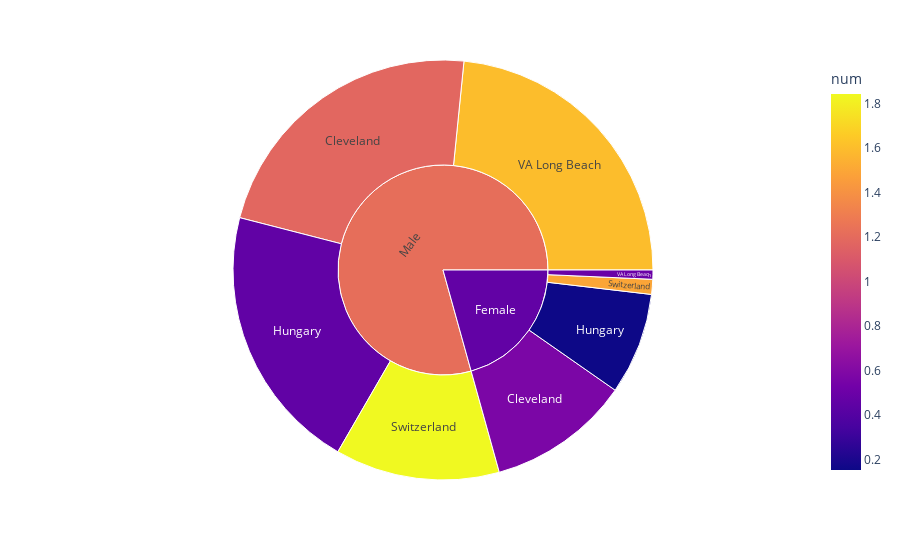

The notebook cell saved with this chart:
### Code cell
# create sunburst plot on titanic dataset
fig = px.sunburst(df,
                  path=['sex','dataset'],
                  values='age' , color='num')
# Show the plot
fig.show()

### Figure 1 — Plotly figure (JSON) as saved in the notebook; plotly's stock layout.template omitted (floating-point values rounded to 4 significant figures)
{"data": [{"branchvalues": "total", "customdata": [[0.571], [1.18], [0.1534], [0.4574], [1.491], [1.843], [0.4957], [1.598], [0.4614], [1.221]], "domain": {"x": [0, 1], "y": [0, 1]}, "hovertemplate": "labels=%{label}<br>age=%{value}<br>parent=%{parent}<br>id=%{id}<br>num=%{color}<extra></extra>", "ids": ["Female/Cleveland", "Male/Cleveland", "Female/Hungary", "Male/Hungary", "Female/Switzerland", "Male/Switzerland", "Female/VA Long Beach", "Male/VA Long Beach", "Female", "Male"], "labels": ["Cleveland", "Cleveland", "Hungary", "Hungary", "Switzerland", "Switzerland", "VA Long Beach", "VA Long Beach", "Female", "Male"], "marker": {"coloraxis": "coloraxis", "colors": [0.571, 1.18, 0.1534, 0.4574, 1.491, 1.843, 0.4957, 1.598, 0.4614, 1.221]}, "name": "", "parents": ["Female", "Male", "Female", "Male", "Female", "Male", "Female", "Male", "", ""], "type": "sunburst", "values": [5405, 11118, 3860, 10173, 568, 6236, 347, 11523, 10180, 39050]}], "layout": {"coloraxis": {"colorbar": {"title": {"text": "num"}}, "colorscale": [[0, "#0d0887"], [0.1111, "#46039f"], [0.2222, "#7201a8"], [0.3333, "#9c179e"], [0.4444, "#bd3786"], [0.5556, "#d8576b"], [0.6667, "#ed7953"], [0.7778, "#fb9f3a"], [0.8889, "#fdca26"], [1, "#f0f921"]]}, "legend": {"tracegroupgap": 0}, "margin": {"t": 60}}}
